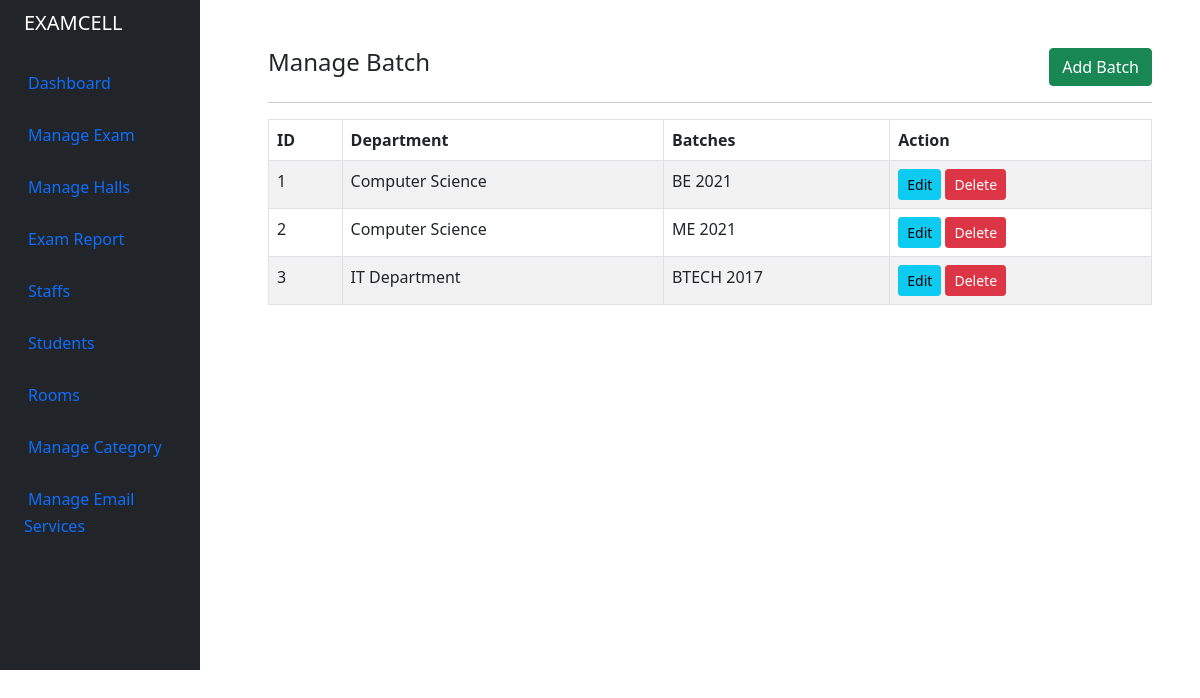
The page /admin/batch.php (signed in) on the database its author committed.
### tables this page shows
CREATE TABLE `tbl_batch` (
  `id` int(11) NOT NULL,
  `dept` int(11) NOT NULL,
  `batchyear` varchar(100) NOT NULL
);

CREATE TABLE `tbl_department` (
  `id` int(11) NOT NULL,
  `deptname` varchar(100) NOT NULL,
  `deptslug` varchar(100) NOT NULL
);

### admin/batch.php (the view, shortened to what this page needs)
<?php
include '../helpers/basic_helper.php';
if (isset($_SESSION['email']) && isset($_SESSION['id'])) {
    echo site_header();
?>
    <div class="container-fluid">
        <div class="row flex-nowrap">
            <?php echo site_navbar(); ?>
            <div class="after-side-content col py-5 px-5">
                <div class="row">
                    <div class="col-md-8">
                            <h4>Manage Batch</h4>
                    </div>
                    <div class="col-md-4">
                        <a href="batch_create_edit.php" class="btn btn-success rounded float-end">Add Batch</a>
                    </div>
                </div>
                <div>
                    <hr>
                    <table class="table table-bordered table-striped">
                        <thead>
                            <tr>
                                <th>ID</th>
                                <th>Department</th>
                                <th>Batches</th>
                                <th>Action</th>
                            </tr>
                        </thead>
                        <tbody>
                            <?php
                            $query = "SELECT tbl_batch.id as id, tbl_batch.batchyear as batchyear, tbl_department.deptname as deptname FROM tbl_batch INNER JOIN tbl_department ON tbl_department.id = tbl_batch.dept";
                            $query_run = mysqli_query($conn, $query);
                            if (mysqli_num_rows($query_run) > 0) {
                                foreach ($query_run as $batch) {
                            ?>
                                    <tr>
                                        <td><?= $batch['id']; ?></td>
                                        <td><?= $batch['deptname']; ?></td>
                                        <td><?= $batch['batchyear']; ?></td>
                                        <td>
                                            <a href="batch_create_edit.php?id=<?= $batch['id']; ?>" class="btn btn-info btn-sm">Edit</a>
                                            <form action="controller.php" method="POST" class="d-inline">
                                                <button type="submit" name="delete_batch" value="<?= $batch['id']; ?>" class="btn btn-danger btn-sm">Delete</button>
                                            </form>
                                        </td>
                                    </tr>
                            <?php
                                }
                            } else {
                                echo "<h5> No Record Found </h5>";
                            }
                            ?>
                        </tbody>
                    </table>
                </div>
            </div>
        </div>
    </div>
<?php
    echo site_footer();
} else {
    header("Location: index.php");
}

### assets/styles.css (style rules this page uses)
.after-side-content { margin-left: 220px !important; }

### rows shown on the page
tbl_batch: id "1", tbl_department.deptname "Computer Science", batchyear "BE 2021"
tbl_batch: id "2", tbl_department.deptname "Computer Science", batchyear "ME 2021"
tbl_batch: id "3", tbl_department.deptname "IT Department", batchyear "BTECH 2017"
